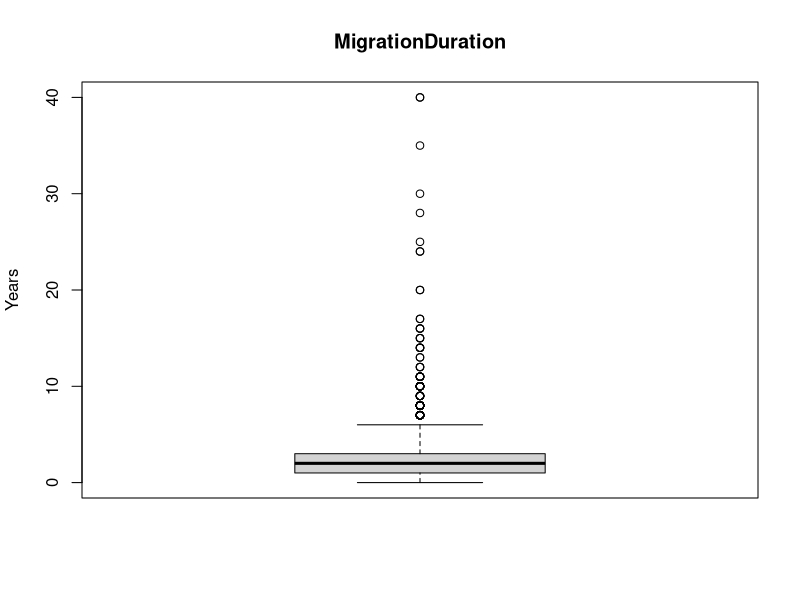
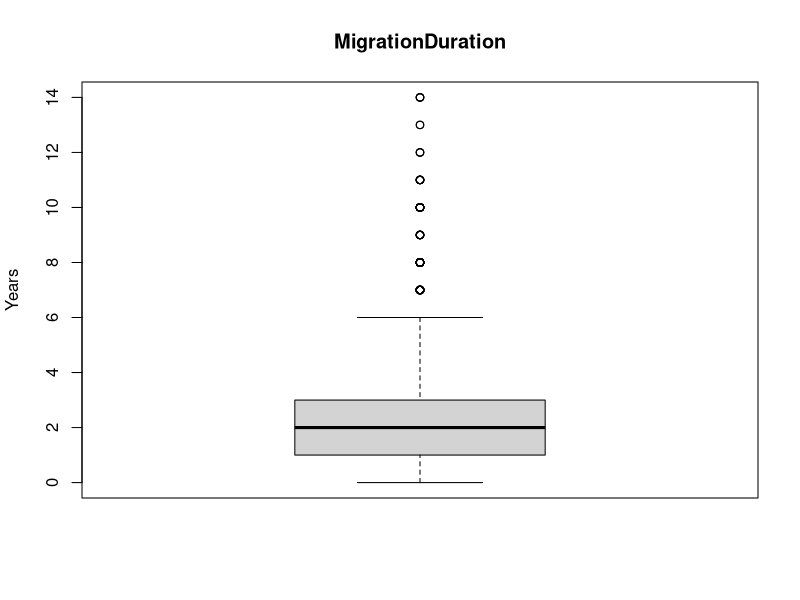
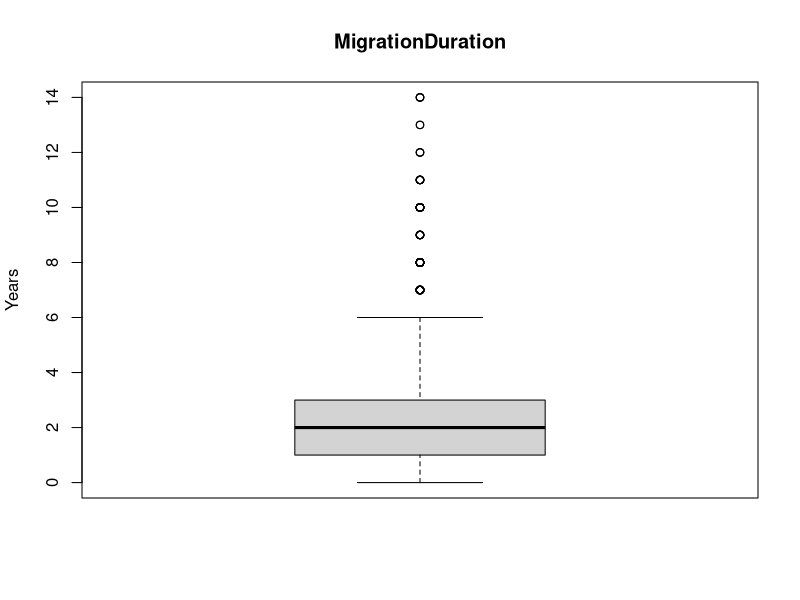

Source code (R) for these figures, in order:
# Main difference from all previous versions: We no longer do a merge, and use only
# Kobo data, following discussion with client. All training variables are dropped.

getwd()
library(readxl)
library(tidyverse)

# Reintegration Economic Survey ####
res <- read_excel('data_raw/RE_Economic_Survey_clean for data analysis_final.xlsx',
                  na = c('N/A', 'NA', 'na')) 
warnings()
dim(res) #   2,073 x 154
# Previously 2,001 x 154

# Subset ####
df <- res %>% 
  select(
    # Metadata
    "Identifiant MiMOSA du cas bis",
    "Date de l'enquête",
    "Mode d'enquête",
    # Dependent variables
    "Comment se porte votre entreprise ou business actuellement ?",
    "L’entreprise vous permet -elle de gagner assez d’argent pour subvenir à vos besoins et à celle de votre famille ?",
    "Avez-vous déjà planifié de migrer de nouveau ?",
    "Si vous n’aviez pas bénéficié de l’aide de l’OIM pour votre réintégration économique quelle serait votre situation actuelle ?",
    "Pensez-vous que le retour a été une bonne décision ?",
    "Êtes-vous satisfait de l’aide à la réintégration de manière globale ?",
    # Grouping variables
    "Pays",
    "Pays d’où le migrant est de retour :",
    "Sexe",
    "Age (l'enquête est destinée aux personnes agées de 14 ans et plus)",
    "Durée de l’absence du pays d’origine   Mettre 0 si moins d'un an",
    "Situation de handicap",
    "Par quel moyen avez-vous reçu cette assistance économique ?",
    "Type de business bis",
    "Qui sont les membres de cette entreprise ?",
    "L'OIM   ou un de ses partenaires vous a-t-elle formé sur la façon de gérer une entreprise ?",
    "L’entreprise emploie-t-elle du personnel ?",
    "Si oui, combien des personnes sont employées par votre entreprise ?",
    "Est-ce votre entreprise a été affectée par la maladie de Coronavirus ?",
    "Est-ce que le type d'assistance économique que vous avez reçu correspondait à votre premier choix ?"
    
    ) %>% 
  rename(
    # Metadata
    "MimosaID" =
      "Identifiant MiMOSA du cas bis", 
    "InterviewDate" =
      "Date de l'enquête",
    "InterviewType" =
      "Mode d'enquête",
    # Dependent variables
    "BusinessSucess" =
      "Comment se porte votre entreprise ou business actuellement ?",
    "BusinessProfitability" =
      "L’entreprise vous permet -elle de gagner assez d’argent pour subvenir à vos besoins et à celle de votre famille ?",
    "WouldMigrateAgain" =
      "Avez-vous déjà planifié de migrer de nouveau ?",
    "SituationWithoutSupport" =
      "Si vous n’aviez pas bénéficié de l’aide de l’OIM pour votre réintégration économique quelle serait votre situation actuelle ?",
    "ReturningWasGoodDecision" =
      "Pensez-vous que le retour a été une bonne décision ?",
    "SatisfiedWithReintegrationSupport" =
      "Êtes-vous satisfait de l’aide à la réintégration de manière globale ?",
    # Grouping variables
    "Country" = 
      "Pays",
    "CountryOfReturn" =
      "Pays d’où le migrant est de retour :",
    "Gender" =
      "Sexe",
    "AgeGroup" =
      "Age (l'enquête est destinée aux personnes agées de 14 ans et plus)",
    "MigrationDuration" =
      "Durée de l’absence du pays d’origine   Mettre 0 si moins d'un an",
    "Disabled" =
      "Situation de handicap",
    "ReceivedSupportAs" =
      "Par quel moyen avez-vous reçu cette assistance économique ?",
    "BusinessType" = 
      "Type de business bis",
    "BusinessMembers" =
      "Qui sont les membres de cette entreprise ?",
    "ReceivedIOMBusinessAdvice" =
      "L'OIM   ou un de ses partenaires vous a-t-elle formé sur la façon de gérer une entreprise ?",
    "BusinessHasEmployees" =
      "L’entreprise emploie-t-elle du personnel ?",
    "EmployeeNumber" =
      "Si oui, combien des personnes sont employées par votre entreprise ?",
    "CoronaImpactOnBusiness" =
      "Est-ce votre entreprise a été affectée par la maladie de Coronavirus ?",
    "FirstChoice" = 
      "Est-ce que le type d'assistance économique que vous avez reçu correspondait à votre premier choix ?"
    
         ) %>% 
  # Filter out NL countries (Togo = 8, Sierra-Leone = 45)
  filter(Country != 'Togo' & Country != 'Sierra-Leone')

dim(df) # 2,026 x 23
# Previously 1948 x 32
#view(df)

# NA
colSums(is.na(df))

# Dupes

# Perfect
sum(duplicated(df)) # 0
# Previously 0

# Pseudo
sum(duplicated(df$MimosaID)) # 132
# Previously 95
df[duplicated(df$MimosaID), 'MimosaID'] %>% print(n = 132)
# Note, they are all NA, as expected

# Data types
str(df)
# MigrationDuration     chr --> needs to be converted *
# TimeToReceiveSupport  chr --> needs to be converted # no longer exists
# SupportDuration       num # no longer exists
# TrainingDuration      num # no longer exists

# Check levels before
df %>% group_by(MigrationDuration) %>% summarise(count = n()) %>% print(n = 33) # --> all are numbers,
# with also 114 NA, which we'll convert to median later

# Converting to numeric could produce NA
# Print before
colSums(is.na(df))
# MigrationDuration     114


# Character to Numeric
df$MigrationDuration <- as.numeric(df$MigrationDuration)

# Print after
colSums(is.na(df))
# MigrationDuration     still 114, all good


# Check levels after
df %>% group_by(MigrationDuration) %>% summarise(count = n()) %>% print(n = 29) # --> we see, e.g.,
# that count of 3 is 255, which are the 253 3 plus 2 03 from above


# Recode dependent variables

# Print levels
levels(as.factor(df$BusinessSucess))
levels(as.factor(df$BusinessProfitability))
levels(as.factor(df$WouldMigrateAgain))

# Print counts
df %>% group_by(BusinessSucess) %>% summarise(count = n()) %>%
  mutate(percent = count/sum(count)*100) %>% arrange(-percent)
df %>% group_by(BusinessProfitability) %>% summarise(count = n()) %>%
  mutate(percent = count/sum(count)*100) %>% arrange(-percent)
df %>% group_by(WouldMigrateAgain) %>% summarise(count = n()) %>%
  mutate(percent = count/sum(count)*100) %>% arrange(-percent)

df <- df %>% mutate(
  BusinessSucess =
    case_when(BusinessSucess == 'Actuellement ouvert et les activités marchent bien' ~ 'High',
              BusinessSucess != 'Actuellement ouvert et les activités marchent bien' ~ 'Low'),
  BusinessProfitability =
    case_when(BusinessProfitability == 'Oui' ~ 'High',
              BusinessProfitability != 'Oui' ~ 'Low'),
  WouldMigrateAgain = 
    case_when(WouldMigrateAgain == 'Non' ~ 'No',
              WouldMigrateAgain != 'Non' ~ 'Yes')
)

# Reprint counts
df %>% group_by(BusinessSucess) %>% summarise(count = n()) %>%
  mutate(percent = count/sum(count)*100) %>% arrange(-percent)
df %>% group_by(BusinessProfitability) %>% summarise(count = n()) %>%
  mutate(percent = count/sum(count)*100) %>% arrange(-percent)
df %>% group_by(WouldMigrateAgain) %>% summarise(count = n()) %>%
  mutate(percent = count/sum(count)*100) %>% arrange(-percent)


# Assess NA
colSums(is.na(df))


# Recode Independent variables

# Principles:
# Answers who represent less than 10% of all answers are grouped together
# Exceptions:
# - Disabled, with 95% Non and 5% Yes, is kept as is
# - MicroBusinessLevel, we kept Collective and Individual together (7.29%),
# Since removing them would mean not being able to use this variable at
# all
# - EmployeeNumber, we kept 1+ employee (160) to be able to make at least
# one comparison
# The below section was revised after client recoding some of these variables,
# notably, BusinessType

colSums(is.na(df))

# Before
df %>% group_by(CoronaImpactOnBusiness) %>% summarise(count = n()) %>% 
  mutate(percent = count/sum(count)*100) %>% arrange(-percent) %>% print(n=21)

df <- df %>% mutate(
  
  # RECODE
  InterviewType = 
    case_when(InterviewType == 'Par téléphone' ~ 'Par téléphone',
              InterviewType != 'Par téléphone' ~ 'Terrain/bureau OIM'
      ),
  Country = 
    case_when(
      Country != "Sénégal" & Country != "Guinée" & Country != "Côte D'Ivoire" & Country != "Burkina Faso" & Country != "Ghana" ~ 'Autre',
      TRUE ~ as.character(Country)
      ),
  CountryOfReturn =
    case_when(
      CountryOfReturn != "Lybie" & CountryOfReturn != "Algerie" & CountryOfReturn != "Niger" & CountryOfReturn != "Maroc" ~ 'Autre',
      TRUE ~ as.character(CountryOfReturn)
    ),
  Gender =
    case_when(
      Gender == "Masculin"  ~ "Masculin",
      Gender == "Féminin" ~ "Féminin" # we purposefully do not specify Refused, to convert
      # it to a NA
    ),
  AgeGroup =
    case_when(
      AgeGroup == "18-35 ans" ~ "14-35",
      AgeGroup == "36-65 ans" ~ "36+",
      AgeGroup == "14-17 ans" ~ "14-35",
      AgeGroup == "+65 ans" ~ "36+"
    ),
  BusinessType = 
    case_when(
      BusinessType == "Commerce" ~ "Commerce",
      BusinessType == "Elevage" ~ "Elevage",
      BusinessType == "Transport (Moto - Auto et autres)" ~ "Transport",
      BusinessType == "Agriculture" ~ "Agriculture/aviculture",
      BusinessType == "Aviculture" ~ "Agriculture/aviculture",
      BusinessType == "Artisan-Ouvrier" ~ "Autre",
      BusinessType == "Couture" ~ "Autre",
      BusinessType == "Autre" ~ "Autre",
      BusinessType == "Restauration" ~ "Autre",
      BusinessType == "Bâtiment/construction" ~ "Autre",
      BusinessType == "Coiffure" ~ "Autre",
      BusinessType == "Mécanique" ~ "Autre",
      BusinessType == "Pêche" ~ "Autre"
    ),
  BusinessMembers = 
    case_when(BusinessMembers != "Moi uniquement" ~ "Moi et d'autres",
              TRUE ~ as.character(BusinessMembers)
    ),
  ReceivedIOMBusinessAdvice =
    case_when(
      ReceivedIOMBusinessAdvice == "Non"  ~ "Non",
      ReceivedIOMBusinessAdvice == "Oui" ~ "Oui" # TRUE purposefully not
      # specified to convert Ne sait pas and Refused to NA
    ),
  BusinessHasEmployees = 
    case_when(
      BusinessHasEmployees == "Non"  ~ "Non",
      BusinessHasEmployees == "Oui" ~ "Autre",
      BusinessHasEmployees == "Souhaite ne pas répondre" ~ "Autre" # group Oui
      # and Refused to avoid losing 124 respondents
    ),
  EmployeeNumber = 
    case_when(EmployeeNumber == "1" ~ "1",
              EmployeeNumber == "2" ~ "1+",
              EmployeeNumber == "4 et plus" ~ "1+",
              EmployeeNumber == "3" ~ "1+",
              EmployeeNumber == "Ne souhaite pas répondre" ~ "1", # we know that
              # the 6 respondents who Refused to answer replied to the previous
              # question (BusinessHasEmployees) that they have employees. We decide
              # to replace the refused with the most common value for respondents
              # who have employees, that is, 1
    ),
  CoronaImpactOnBusiness =
    case_when(CoronaImpactOnBusiness != "Non" ~ "Oui",
              TRUE ~ as.character(CoronaImpactOnBusiness)
    ),
  FirstChoice = 
    case_when(
      FirstChoice == "Non"  ~ "Non",
      FirstChoice == "Oui" ~ "Oui" # TRUE purposefully not
      # specified to convert Refused to NA
    )
                ) %>% 
  
  # REPLACE NA
  mutate(BusinessHasEmployees = replace_na(BusinessHasEmployees, "Autre"), # to avoid
         # losing 124 respondents
         EmployeeNumber = replace_na(EmployeeNumber, "0") # All NA are for respondents
         # who do not have employees, so we can replace NA with 0
         )

# After
df %>% group_by(CoronaImpactOnBusiness) %>% summarise(count = n()) %>% 
  mutate(percent = count/sum(count)*100) %>% arrange(-percent)


# Outliers; fill NA in numeric variables

# MigrationDuration
# Definition: "Durée de l’absence du pays d’origine   Mettre 0 si moins d'un an"
# In years
# NA
sum(is.na(df$MigrationDuration)) # 114
# Previously 110

# Summarise
summary(df$MigrationDuration)
# Check no values are under zero
df[df$MigrationDuration <= 0, "MigrationDuration"] %>% arrange(MigrationDuration) %>% 
  print(n=565) # 565, with 451 zeros and 114 NA
# Previously 541, with 431 zero and 110 NA

# First, we'll replace these 3 values, which are mistakes and not outliers,
# with NA
df[order(df$MigrationDuration, decreasing=TRUE), 'MigrationDuration'][0:3,]
df[df$MigrationDuration >= 936 & !is.na(df$MigrationDuration), 'MigrationDuration']  <- NA
sum(is.na(df$MigrationDuration)) # 117 --> as expected
# Let's re-summarise
summary(df$MigrationDuration)
# And let's store the median
q_median <- median(df$MigrationDuration, na.rm = TRUE)
q_median # 2 years


# Make a boxplot (IQR)

# Boxplot has a function to detect outliers
outliers <- boxplot.stats(df$MigrationDuration)$out
out_ind <- which(df$MigrationDuration %in% c(outliers))
out_ind

# Print outliers
df[out_ind, "MigrationDuration"] %>% arrange(MigrationDuration) # 132, with
# smallest being 7 years
# Previously 130, with smallest being 7 years

# Plot outliers
boxplot(df$MigrationDuration,
        ylab = "Years",
        main = "MigrationDuration"
)

# Spot outliers using percentile method, with conservative threshold of 0.01/0.99
lower_bound <- quantile(df$MigrationDuration, 0.01, na.rm = TRUE)
upper_bound <- quantile(df$MigrationDuration, 0.99, na.rm = TRUE)
outlier_ind <- which(df$MigrationDuration < lower_bound | df$MigrationDuration > upper_bound)
df[outlier_ind, "MigrationDuration"] %>% arrange(MigrationDuration) # 18, with smallest being 15 years
# Previously 18, with smallest being 15 years


# Replace 18 extreme outliers with median
df[outlier_ind, "MigrationDuration"] <- q_median

# Re-summarise
summary(df$MigrationDuration) # median still 2, max 14 years as expected
# Replot
outliers <- boxplot.stats(df$MigrationDuration)$out
out_ind <- which(df$MigrationDuration %in% c(outliers))
boxplot(df$MigrationDuration,
        ylab = "Years",
        main = "MigrationDuration"
)
# It is looking better
# We should still have the same number of NA
sum(is.na(df$MigrationDuration)) # 117 --> as expected
# And we will also replace them with the median
df[is.na(df$MigrationDuration), "MigrationDuration"] <- q_median
# Final summary and plot
summary(df$MigrationDuration) # median still 2, max still 14 years
outliers <- boxplot.stats(df$MigrationDuration)$out
out_ind <- which(df$MigrationDuration %in% c(outliers))
boxplot(df$MigrationDuration,
        ylab = "Years",
        main = "MigrationDuration"
)
# As above
# Check no NA are remaining
sum(is.na(df$MigrationDuration)) # 0, all good







# Ask Julie if the above makes sense




 

# Assess NA
colSums(is.na(df))


# I am here on Saturday eve. I see there are 74 na for 2 of our main dependent
# variables of interest, which is why we had decided to merge oursevles

dim(df)


# NOTES

# #"AssistanceType" or "Quel est le principal type d’assistance économique que
# vous avez reçue ?", was completely removed since counts are as follows:
#AssistanceType     count  percent
#1 Micro Business    1946 99.9   
#2 Autre                1  0.0513
#3 Placement emploi     1  0.0513
# That said, it might be good to say in the report that nearly all assistance
# received was for micro business.









# Export
#write_excel_csv(df, 'data_clean/res_slim.csv') # using extension .xls will avoid
# wrapping, but will produce unsafe warning, so we use .csv
# RDS version
#saveRDS(df, file = 'data_clean/res_slim.rds')




